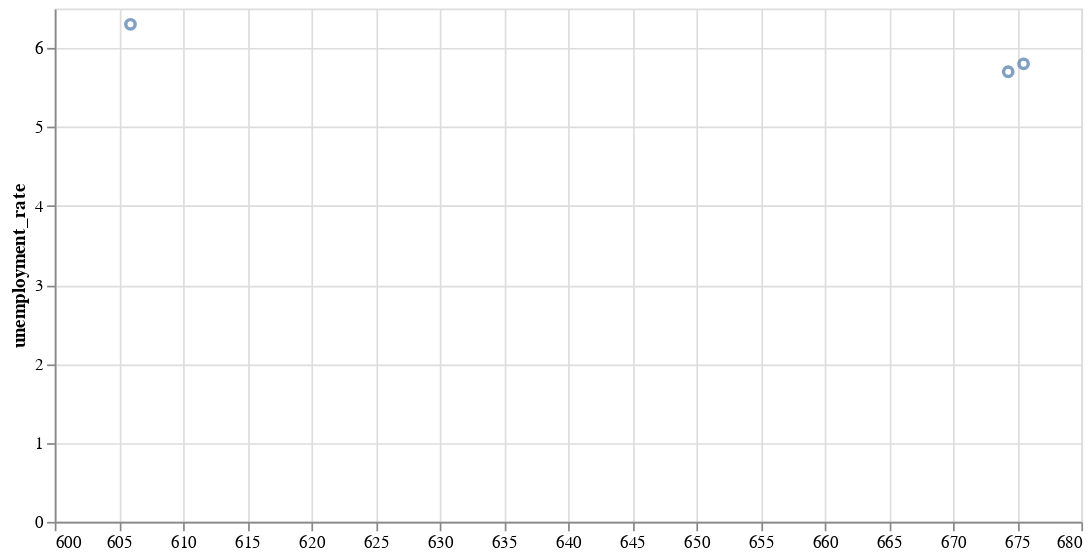

Notebook source saved alongside this figure:
### Code cell
alt.Chart(mb_merged_df[mb_merged_df['Location indicator'] == 'Urban']).mark_point().encode(
    x=alt.X('Net Profit/Loss:Q', title='',scale=alt.Scale(zero=False)),
    y=alt.Y('unemployment_rate:Q')
).properties(width=600, height=300)

### Figure 1 — Vega-Lite specification as saved in the notebook (floating-point values rounded to 4 significant figures)
{"config": {"view": {"continuousWidth": 400, "continuousHeight": 300}}, "data": {"name": "data-37e3d26240a0847a39d68025a1373103"}, "mark": "point", "encoding": {"x": {"field": "Net Profit/Loss", "scale": {"zero": false}, "title": "", "type": "quantitative"}, "y": {"field": "unemployment_rate", "type": "quantitative"}}, "height": 300, "width": 600, "$schema": "https://vega.github.io/schema/vega-lite/v4.17.0.json", "datasets": {"data-37e3d26240a0847a39d68025a1373103": [{"Geography": "Canada", "Location indicator - code": 2.0, "Location indicator": "Urban", "Reference year": 2017, "Net Profit/Loss": "605.9", "unemployment_rate": 6.3}, {"Geography": "Canada", "Location indicator - code": 2.0, "Location indicator": "Urban", "Reference year": 2018, "Net Profit/Loss": "675.5", "unemployment_rate": 5.8}, {"Geography": "Canada", "Location indicator - code": 2.0, "Location indicator": "Urban", "Reference year": 2019, "Net Profit/Loss": "674.3", "unemployment_rate": 5.7}]}}
